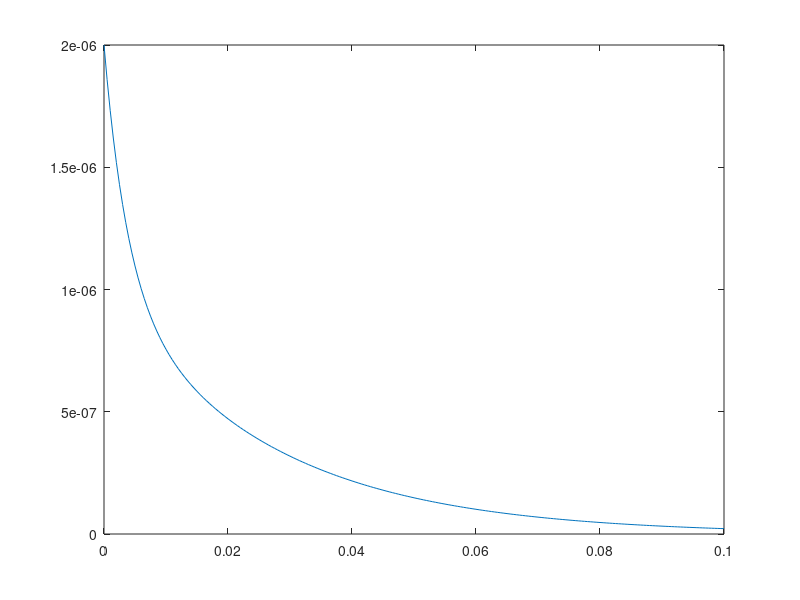

MATLAB code to generate this figure:
% Set component values:
R = [1e4, 1e4, 1e4]; C = [1e-6, 1e-6];
% Determine the coefficients for characteristic equation:
A1 = [1, (1/R(1)+1/R(2)+1/R(3))/C(2), 1/(R(1)*R(2)*C(1)*C(2))];
% Determine characteristic roots:
lambda = roots(A1);

%The poly command takes in the matrix of roots and  returns the original
%polynomial equation.
poly(lambda);

t = [0:0.0005:0.1];
u = @(t) 1.0* (t>=0);

h = @(t) (C(1).* exp(lambda(1).* t) + C(2).* exp(lambda(2).*t)).*(u(t));

plot(t,h(t))